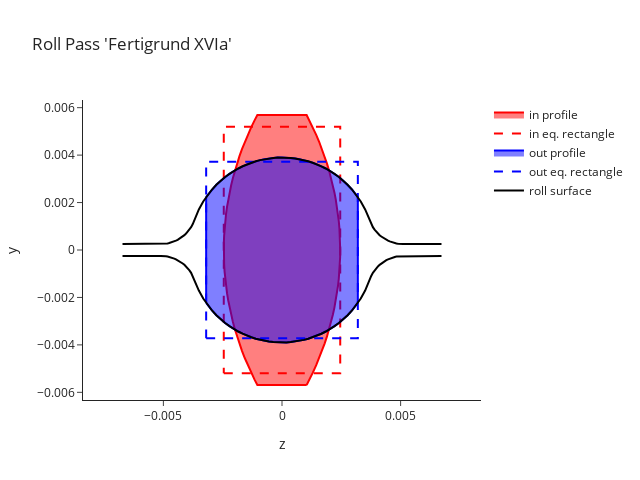

Write notebook code for a chart like this one.
### Markdown cell above
### Auswertung

Nachfolgend sind nun noch einige hilfreiche funktionen oder Beispiele aus vorigen Praktika gegeben. Weitere Auswertungsmöglichkeiten werden im Praktikum besprochen.

### Code cell
sequence[-1].plot()
